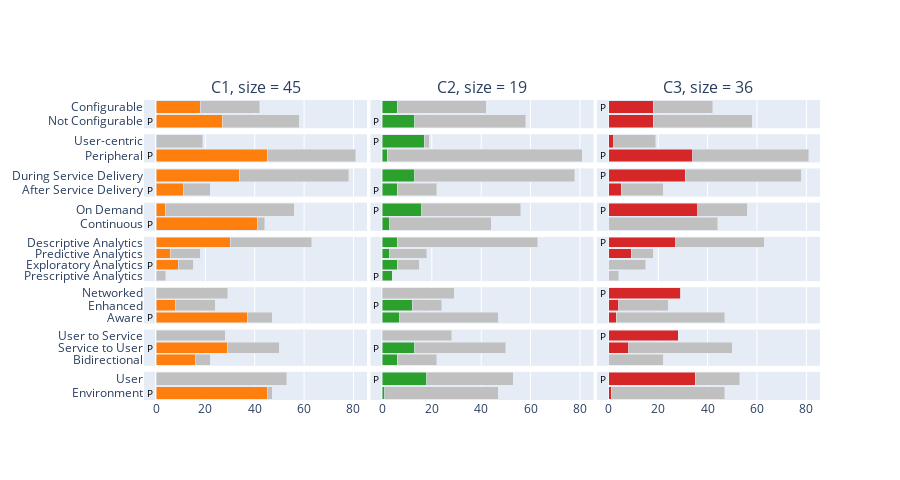
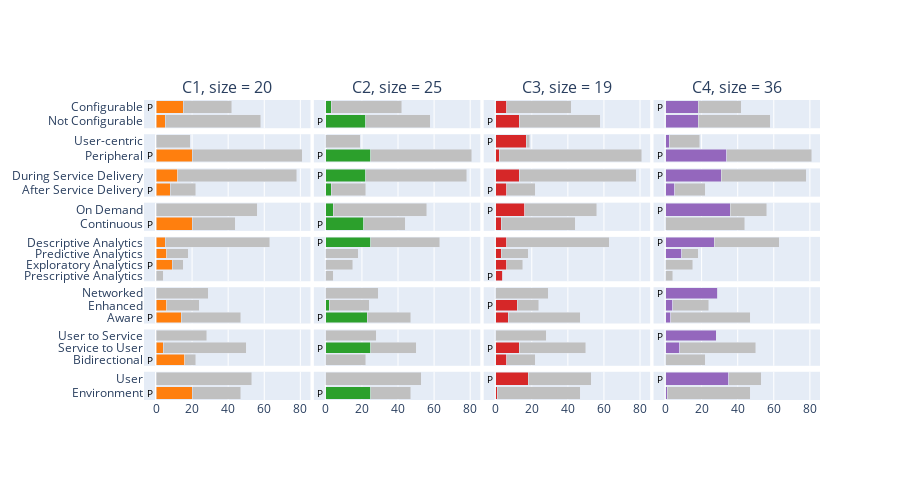
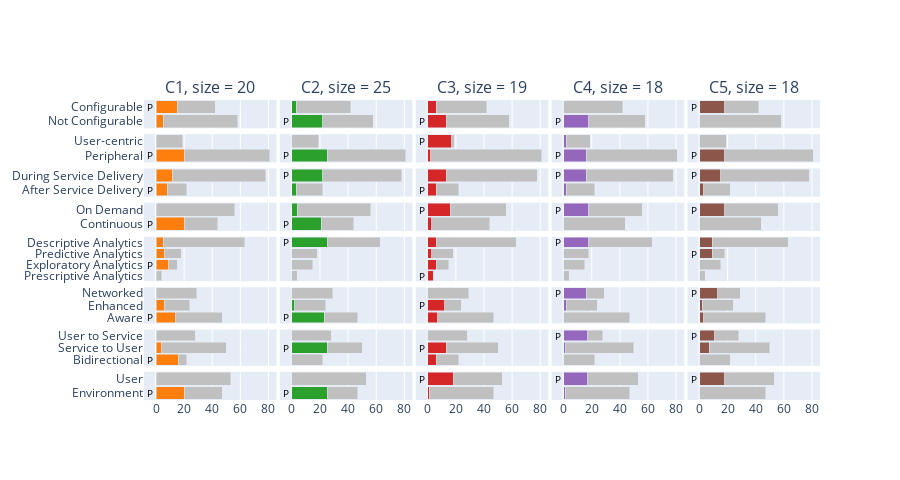
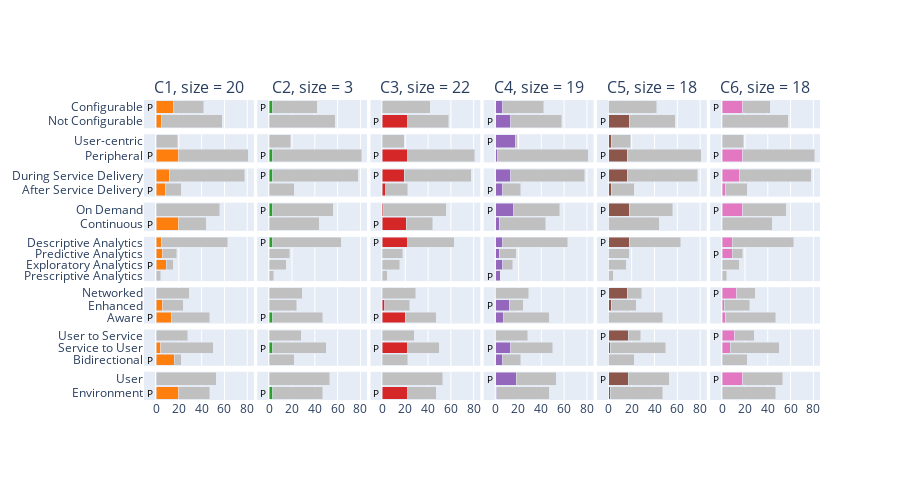

Write notebook code for charts like these, in order.
### Code cell
#CatRED

df = pd.read_excel("elma2019.xlsx", header=0, index_col=[0]).fillna(0.0).astype(np.int64)
df_merged = df.copy()
df_merged = cc.merge_onehot_categories(df_merged)

df_temp = df.copy()
print("CatRED:")
for k in range(3,11):
    catclustres = cc.catred(df_merged)
    weights = pd.Series(np.ones(len(df_merged.columns)), index=df_merged.columns)
    cc.analyse_linkagematrix(df_merged, catclustres.linkage_matrix, weights, k, title=f' Choosing clusters with CatRED')
    df_temp['cluster'] = fcluster(catclustres.linkage_matrix, k, criterion='maxclust')
    df_merged['cluster'] = fcluster(catclustres.linkage_matrix, k, criterion='maxclust')
    diss = manhattan_distances(df.values)
    print(f"Number of Cluster: {k}")
    print(f"ares: {cc.ares(df_merged)}")
    print(f"mrec: {cc.mrec(df_merged)}")
    print(f"category_uitlity: {cc.category_utility(df_merged)}")   
    print(f"silhouette: {kmedoids.silhouette(diss, df_temp['cluster'].values)[0]}")
